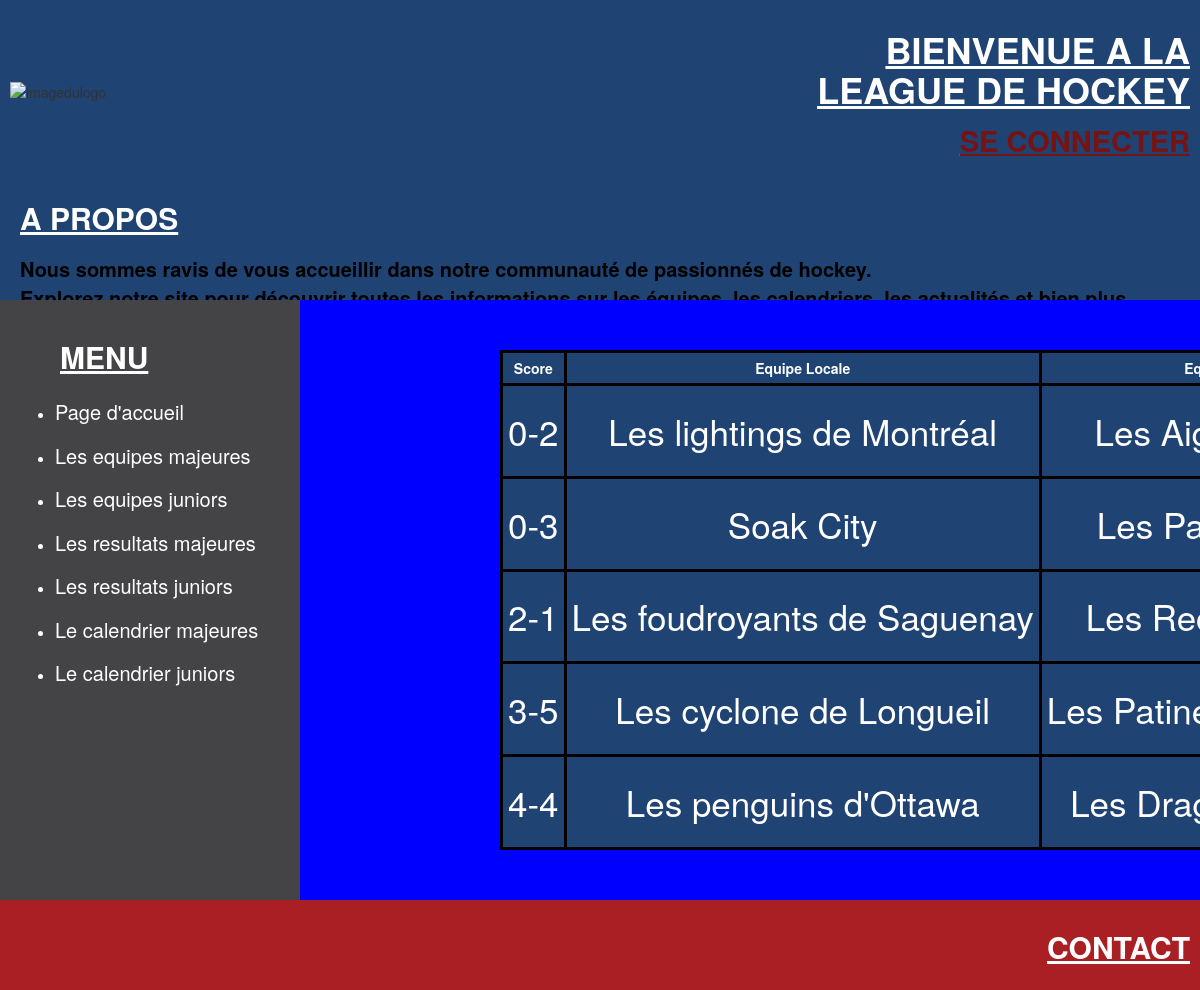
The app's page /?action=voirResultats2 with its own data.
### tables this page shows
CREATE TABLE Resultats_Juniors (
    score_matchs_juniors VARCHAR(6) PRIMARY KEY,
    nom_equipes_locales_juniors VARCHAR(65),
    nom_equipes_visiteuses_juniors VARCHAR(65),
    id_matches_juniors INT,
    FOREIGN KEY (id_matches_juniors) REFERENCES Matches_Ligue_Junior(id_matches_juniors)
);

### index.php (called while the page is built, shortened)
<?php
if (!isset($_GET['action'])) {
	$action = "";
} else {
	$action = $_GET['action'];
}
$controleur = Manufacture::creerControleur($action);
$nomVue = $controleur->executerAction();
include_once("vues/" . $nomVue . ".php");

### modele/Resultat2.class.php (called while the page is built, shortened)
<?php
class Resultat2
{
    private $score2;
    private $equipeLocale2;
    private $equipeVisiteuse2;
    public function __construct($score2, $equipeLocale2, $equipeVisiteuse2, $idMatch2)
    {
        $this->score2 = $score2;
        $this->equipeLocale2 = $equipeLocale2;
        $this->equipeVisiteuse2 = $equipeVisiteuse2;
    }
    public function getScore2()
    {
        return $this->score2;
    }
    public function getEquipeLocale2()
    {
        return $this->equipeLocale2;
    }
    public function getEquipeVisiteuse2()
    {
        return $this->equipeVisiteuse2;
    }
}
?>

### modele/DAO/ResultatsDAO2.class.php (called while the page is built, shortened)
<?php
	include_once("modele/Resultat2.class.php");
	class ResultatsDAO2 implements DAO {
		static public function chercherTous() {
			return self::chercherAvecFiltre("");
		}
		static public function chercherAvecFiltre($filtre){
			try {
				$connexion=ConnexionBD::getInstance();
			} catch(Exception $e){
				throw new Exception("Impossible d'obtenir la connexion à la BD");
			}
			$tableau2=[];
			$requete = $connexion->prepare("SELECT * FROM Resultats_Juniors " .$filtre);
			$requete->execute();
			foreach($requete as $enr){
				$UnResultat2 = new Resultat2($enr['score_matchs_juniors'], $enr['nom_equipes_locales_juniors'],$enr['nom_equipes_visiteuses_juniors'],$enr['id_matches_juniors']);
				array_push($tableau2,$UnResultat2);
			}
			return $tableau2;
		}
	}
?>

### controleurs/controleurVoirResultats2.class.php (called while the page is built, shortened)
<?php
	include_once("modele/DAO/ResultatsDAO2.class.php");
	class VoirResultats2 extends  Controleur {
		public function executerAction() {
		$this->tabResultats2=ResultatsDAO2::chercherTous();
		return "PageResultats2";
	}
}
?>

### vues/inclusions/fonctions.inc.php (the view, shortened to what this page needs)
<?php
function afficherTableResultats2($unTableau2) {
    echo "<table>";
    echo "<thead>";
    echo "<tr>";
    echo "<th>Score</th>";
    echo "<th>Equipe Locale</th>";
    echo "<th>Equipe Visiteuse</th>";
    echo "</tr>";
    echo "</thead>";
    echo "<tbody>";
    foreach ($unTableau2 as $UnResultat2) {
        echo "<tr>";
        echo "<td>" . $UnResultat2->getScore2() . "</td>";
        echo "<td>" . $UnResultat2->getEquipeLocale2() . "</td>";
        echo "<td>" . $UnResultat2->getEquipeVisiteuse2() . "</td>";
        echo "</tr>";
    }
    echo "</tbody>";
    echo "</table>";
}
?>

### css/style.css (style rules this page uses)
body { background-color: beige; height: 750px; display: grid; grid-template-rows: 300px 600px 200px; margin: 0px; padding: 0px; }
th,td { border: 3px solid black; padding: 5px; text-align: center; background-color: #1F4373; color: white; }
.th,td { border: 3px solid black; padding: 5px; text-align: center; background-color: #1F4373; color: white; text-align: center; font-size: 35px; }

### records on screen
resultats_juniors: score_matchs_juniors "0-2", nom_equipes_locales_juniors "Les lightings de Montréal", nom_equipes_visiteuses_juniors "Les…"
resultats_juniors: score_matchs_juniors "0-3", nom_equipes_locales_juniors "Soak City", nom_equipes_visiteuses_juniors "Les…"
resultats_juniors: score_matchs_juniors "2-1", nom_equipes_locales_juniors "Les foudroyants de Saguenay", nom_equipes_visiteuses_juniors "Les…"
resultats_juniors: score_matchs_juniors "3-5", nom_equipes_locales_juniors "Les cyclone de Longueil", nom_equipes_visiteuses_juniors "Les…"
resultats_juniors: score_matchs_juniors "4-4", nom_equipes_locales_juniors "Les penguins d'Ottawa", nom_equipes_visiteuses_juniors "Les…"
